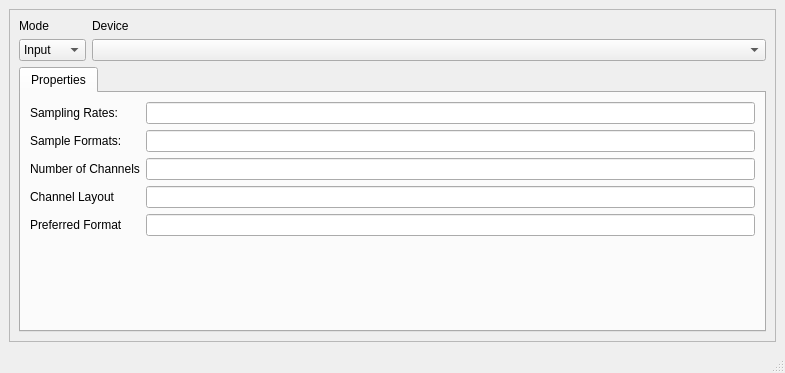
<?xml version="1.0" encoding="UTF-8"?>
<ui version="4.0">
 <class>AudioDevicesBase</class>
 <widget class="QMainWindow" name="AudioDevicesBase">
  <property name="geometry">
   <rect>
    <x>0</x>
    <y>0</y>
    <width>785</width>
    <height>373</height>
   </rect>
  </property>
  <property name="windowTitle">
   <string>Audio Devices</string>
  </property>
  <widget class="QWidget" name="centralwidget">
   <layout class="QVBoxLayout" name="verticalLayout">
    <item>
     <widget class="QScrollArea" name="scrollArea">
      <property name="sizePolicy">
       <sizepolicy hsizetype="Expanding" vsizetype="Expanding">
        <horstretch>0</horstretch>
        <verstretch>0</verstretch>
       </sizepolicy>
      </property>
      <property name="widgetResizable">
       <bool>true</bool>
      </property>
      <widget class="QWidget" name="scrollAreaWidgetContents">
       <property name="geometry">
        <rect>
         <x>0</x>
         <y>0</y>
         <width>765</width>
         <height>331</height>
        </rect>
       </property>
       <layout class="QGridLayout" name="gridLayout_4">
        <item row="0" column="0">
         <layout class="QGridLayout" name="gridLayout_2">
          <item row="1" column="1">
           <widget class="QComboBox" name="deviceBox">
            <property name="sizePolicy">
             <sizepolicy hsizetype="Expanding" vsizetype="Fixed">
              <horstretch>0</horstretch>
              <verstretch>0</verstretch>
             </sizepolicy>
            </property>
           </widget>
          </item>
          <item row="0" column="0">
           <widget class="QLabel" name="modeLabel">
            <property name="text">
             <string>Mode</string>
            </property>
           </widget>
          </item>
          <item row="0" column="1">
           <widget class="QLabel" name="deviceLabel">
            <property name="text">
             <string>Device</string>
            </property>
           </widget>
          </item>
          <item row="1" column="0">
           <widget class="QComboBox" name="modeBox">
            <item>
             <property name="text">
              <string>Input</string>
             </property>
            </item>
            <item>
             <property name="text">
              <string>Output</string>
             </property>
            </item>
           </widget>
          </item>
          <item row="2" column="0" colspan="2">
           <widget class="QTabWidget" name="tabWidget">
            <property name="currentIndex">
             <number>0</number>
            </property>
            <widget class="QWidget" name="tab">
             <attribute name="title">
              <string>Properties</string>
             </attribute>
             <layout class="QVBoxLayout" name="verticalLayout_2">
              <item>
               <layout class="QGridLayout" name="gridLayout_3">
                <item row="3" column="0">
                 <widget class="QLabel" name="channelLayoutLabel">
                  <property name="text">
                   <string>Channel Layout</string>
                  </property>
                 </widget>
                </item>
                <item row="0" column="0">
                 <widget class="QLabel" name="samplingRatesLabel">
                  <property name="text">
                   <string>Sampling Rates:</string>
                  </property>
                 </widget>
                </item>
                <item row="0" column="2">
                 <widget class="QLineEdit" name="samplingRatesField">
                  <property name="readOnly">
                   <bool>true</bool>
                  </property>
                 </widget>
                </item>
                <item row="2" column="0">
                 <widget class="QLabel" name="channelNumberLabel">
                  <property name="text">
                   <string>Number of Channels</string>
                  </property>
                 </widget>
                </item>
                <item row="2" column="2">
                 <widget class="QLineEdit" name="channelNumberField">
                  <property name="readOnly">
                   <bool>true</bool>
                  </property>
                 </widget>
                </item>
                <item row="1" column="0">
                 <widget class="QLabel" name="sampleFormatField_2">
                  <property name="text">
                   <string>Sample Formats:</string>
                  </property>
                 </widget>
                </item>
                <item row="1" column="2">
                 <widget class="QLineEdit" name="sampleFormatField">
                  <property name="readOnly">
                   <bool>true</bool>
                  </property>
                 </widget>
                </item>
                <item row="3" column="2">
                 <widget class="QLineEdit" name="channelLayoutField">
                  <property name="readOnly">
                   <bool>true</bool>
                  </property>
                 </widget>
                </item>
                <item row="4" column="0">
                 <widget class="QLabel" name="preferredFormatLabel">
                  <property name="acceptDrops">
                   <bool>true</bool>
                  </property>
                  <property name="text">
                   <string>Preferred Format</string>
                  </property>
                 </widget>
                </item>
                <item row="4" column="2">
                 <widget class="QLineEdit" name="preferredFormatField">
                  <property name="acceptDrops">
                   <bool>true</bool>
                  </property>
                  <property name="readOnly">
                   <bool>true</bool>
                  </property>
                 </widget>
                </item>
               </layout>
              </item>
              <item>
               <spacer name="verticalSpacer">
                <property name="orientation">
                 <enum>Qt::Orientation::Vertical</enum>
                </property>
                <property name="sizeHint" stdset="0">
                 <size>
                  <width>20</width>
                  <height>40</height>
                 </size>
                </property>
               </spacer>
              </item>
             </layout>
            </widget>
           </widget>
          </item>
         </layout>
        </item>
       </layout>
      </widget>
     </widget>
    </item>
   </layout>
  </widget>
  <widget class="QStatusBar" name="statusbar"/>
 </widget>
 <resources/>
 <connections/>
</ui>
